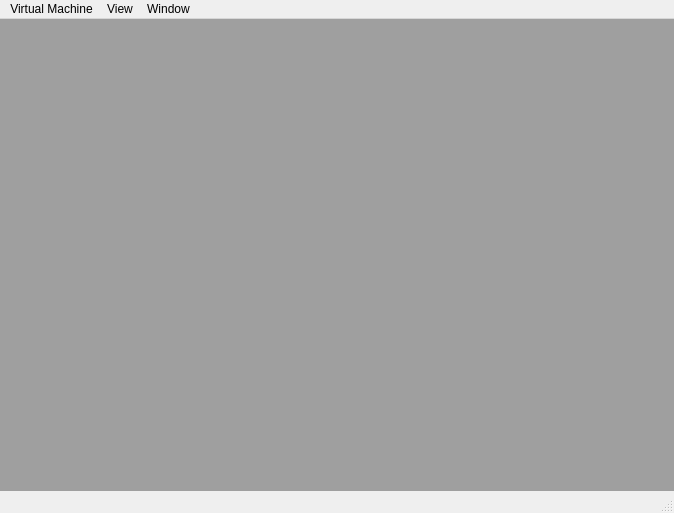
<?xml version="1.0" encoding="UTF-8"?>
<ui version="4.0">
 <class>QtDebugger</class>
 <widget class="QMainWindow" name="QtDebugger">
  <property name="geometry">
   <rect>
    <x>0</x>
    <y>0</y>
    <width>674</width>
    <height>513</height>
   </rect>
  </property>
  <property name="windowTitle">
   <string>QtDebugger</string>
  </property>
  <widget class="QWidget" name="centralwidget">
   <layout class="QGridLayout" name="gridLayout">
    <property name="sizeConstraint">
     <enum>QLayout::SetNoConstraint</enum>
    </property>
    <property name="leftMargin">
     <number>0</number>
    </property>
    <property name="topMargin">
     <number>0</number>
    </property>
    <property name="rightMargin">
     <number>0</number>
    </property>
    <property name="bottomMargin">
     <number>0</number>
    </property>
    <item row="0" column="0">
     <widget class="QMdiArea" name="mdiArea">
      <property name="sizePolicy">
       <sizepolicy hsizetype="Expanding" vsizetype="Expanding">
        <horstretch>0</horstretch>
        <verstretch>0</verstretch>
       </sizepolicy>
      </property>
     </widget>
    </item>
   </layout>
  </widget>
  <widget class="QMenuBar" name="menubar">
   <property name="geometry">
    <rect>
     <x>0</x>
     <y>0</y>
     <width>674</width>
     <height>22</height>
    </rect>
   </property>
   <widget class="QMenu" name="menu_Virtual_Machine">
    <property name="title">
     <string>Virtual Machine</string>
    </property>
    <addaction name="actionResume"/>
    <addaction name="actionStep_CPU"/>
    <addaction name="actionDump_INTC_Handlers"/>
    <addaction name="actionDump_DMAC_Handlers"/>
    <addaction name="actionfind_word_value"/>
    <addaction name="actionFind_Word_Half_Value"/>
    <addaction name="actionAssemble_JAL"/>
    <addaction name="actionReanalyse_ee"/>
    <addaction name="actionFind_Functions"/>
   </widget>
   <widget class="QMenu" name="menuView">
    <property name="title">
     <string>View</string>
    </property>
    <addaction name="actionView_Disassmebly"/>
    <addaction name="actionMemory"/>
    <addaction name="actionCall_Stack"/>
    <addaction name="actionFunctions"/>
    <addaction name="actionELF_File_Information"/>
    <addaction name="actionThreads"/>
    <addaction name="separator"/>
    <addaction name="actionEmotionEngine_View"/>
    <addaction name="actionVector_Unit_0"/>
    <addaction name="actionVector_Unti_1"/>
    <addaction name="actionIOP_View"/>
   </widget>
   <widget class="QMenu" name="menuWindow">
    <property name="title">
     <string>Window</string>
    </property>
    <addaction name="actionCascade"/>
    <addaction name="actionTile_Horizontal"/>
    <addaction name="actionTile_Vertical"/>
    <addaction name="actionLayout_1024x768"/>
    <addaction name="actionLayout_1280x1024"/>
    <addaction name="actionLayout_1600x1200"/>
   </widget>
   <addaction name="menu_Virtual_Machine"/>
   <addaction name="menuView"/>
   <addaction name="menuWindow"/>
  </widget>
  <widget class="QStatusBar" name="statusbar"/>
  <action name="actionResume">
   <property name="text">
    <string>Resume</string>
   </property>
  </action>
  <action name="actionStep_CPU">
   <property name="text">
    <string>Step CPU</string>
   </property>
  </action>
  <action name="actionDump_INTC_Handlers">
   <property name="text">
    <string>Dump INTC Handlers</string>
   </property>
  </action>
  <action name="actionDump_DMAC_Handlers">
   <property name="text">
    <string>Dump DMAC Handlers</string>
   </property>
  </action>
  <action name="actionfind_word_value">
   <property name="text">
    <string>Find Word Value in Memory...</string>
   </property>
  </action>
  <action name="actionFind_Word_Half_Value">
   <property name="text">
    <string>Find Word Low-Half Value in Memory</string>
   </property>
  </action>
  <action name="actionAssemble_JAL">
   <property name="text">
    <string>Assemble JAL...</string>
   </property>
  </action>
  <action name="actionReanalyse_ee">
   <property name="text">
    <string>Re-analyze EE Executable</string>
   </property>
  </action>
  <action name="actionFind_Functions">
   <property name="text">
    <string>Find Common EE Functions</string>
   </property>
  </action>
  <action name="actionView_Disassmebly">
   <property name="text">
    <string>Disassembly</string>
   </property>
  </action>
  <action name="actionMemory">
   <property name="text">
    <string>Memory</string>
   </property>
  </action>
  <action name="actionCall_Stack">
   <property name="text">
    <string>Call Stack</string>
   </property>
  </action>
  <action name="actionFunctions">
   <property name="text">
    <string>Functions</string>
   </property>
  </action>
  <action name="actionELF_File_Information">
   <property name="text">
    <string>ELF File Information</string>
   </property>
  </action>
  <action name="actionThreads">
   <property name="text">
    <string>Threads</string>
   </property>
  </action>
  <action name="actionEmotionEngine_View">
   <property name="text">
    <string>EmotionEngine View</string>
   </property>
  </action>
  <action name="actionVector_Unit_0">
   <property name="text">
    <string>Vector Unit 0 View</string>
   </property>
  </action>
  <action name="actionVector_Unti_1">
   <property name="text">
    <string>Vector Unti 1 View</string>
   </property>
  </action>
  <action name="actionIOP_View">
   <property name="text">
    <string>IOP View</string>
   </property>
  </action>
  <action name="actionCascade">
   <property name="text">
    <string>Cascade</string>
   </property>
  </action>
  <action name="actionTile_Horizontal">
   <property name="text">
    <string>Tile Horizontal</string>
   </property>
  </action>
  <action name="actionTile_Vertical">
   <property name="text">
    <string>Tile Vertical</string>
   </property>
  </action>
  <action name="actionLayout_1024x768">
   <property name="text">
    <string>Layout (1024x768)</string>
   </property>
  </action>
  <action name="actionLayout_1280x1024">
   <property name="text">
    <string>Layout (1280x1024)</string>
   </property>
  </action>
  <action name="actionLayout_1600x1200">
   <property name="text">
    <string>Layout (1600x1200)</string>
   </property>
  </action>
 </widget>
 <resources/>
 <connections/>
</ui>
